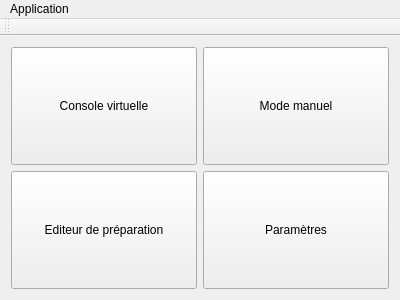
<?xml version="1.0" encoding="UTF-8"?>
<ui version="4.0">
 <class>MainWindow</class>
 <widget class="QMainWindow" name="MainWindow">
  <property name="geometry">
   <rect>
    <x>0</x>
    <y>0</y>
    <width>400</width>
    <height>300</height>
   </rect>
  </property>
  <property name="sizePolicy">
   <sizepolicy hsizetype="Expanding" vsizetype="Expanding">
    <horstretch>0</horstretch>
    <verstretch>0</verstretch>
   </sizepolicy>
  </property>
  <property name="maximumSize">
   <size>
    <width>16777215</width>
    <height>16777215</height>
   </size>
  </property>
  <property name="windowTitle">
   <string>RaspMx Launcher</string>
  </property>
  <property name="styleSheet">
   <string notr="true"/>
  </property>
  <property name="dockOptions">
   <set>QMainWindow::AllowTabbedDocks|QMainWindow::AnimatedDocks</set>
  </property>
  <property name="unifiedTitleAndToolBarOnMac">
   <bool>false</bool>
  </property>
  <widget class="QWidget" name="centralWidget">
   <layout class="QGridLayout" name="gridLayout_2">
    <item row="0" column="0">
     <layout class="QGridLayout" name="gridLayout">
      <item row="0" column="0">
       <widget class="QPushButton" name="btnConsole">
        <property name="sizePolicy">
         <sizepolicy hsizetype="Expanding" vsizetype="Expanding">
          <horstretch>0</horstretch>
          <verstretch>0</verstretch>
         </sizepolicy>
        </property>
        <property name="text">
         <string>Console virtuelle</string>
        </property>
       </widget>
      </item>
      <item row="1" column="0">
       <widget class="QPushButton" name="btnPrepa">
        <property name="sizePolicy">
         <sizepolicy hsizetype="Expanding" vsizetype="Expanding">
          <horstretch>0</horstretch>
          <verstretch>0</verstretch>
         </sizepolicy>
        </property>
        <property name="text">
         <string>Editeur de préparation</string>
        </property>
       </widget>
      </item>
      <item row="0" column="1">
       <widget class="QPushButton" name="btnManual">
        <property name="sizePolicy">
         <sizepolicy hsizetype="Expanding" vsizetype="Expanding">
          <horstretch>0</horstretch>
          <verstretch>0</verstretch>
         </sizepolicy>
        </property>
        <property name="text">
         <string>Mode manuel</string>
        </property>
       </widget>
      </item>
      <item row="1" column="1">
       <widget class="QPushButton" name="btnSettings">
        <property name="sizePolicy">
         <sizepolicy hsizetype="Expanding" vsizetype="Expanding">
          <horstretch>0</horstretch>
          <verstretch>0</verstretch>
         </sizepolicy>
        </property>
        <property name="text">
         <string>Paramètres</string>
        </property>
       </widget>
      </item>
     </layout>
    </item>
   </layout>
  </widget>
  <widget class="QToolBar" name="mainToolBar">
   <attribute name="toolBarArea">
    <enum>TopToolBarArea</enum>
   </attribute>
   <attribute name="toolBarBreak">
    <bool>false</bool>
   </attribute>
  </widget>
  <widget class="QMenuBar" name="menuBar">
   <property name="geometry">
    <rect>
     <x>0</x>
     <y>0</y>
     <width>400</width>
     <height>27</height>
    </rect>
   </property>
   <widget class="QMenu" name="meuApp">
    <property name="title">
     <string>Application</string>
    </property>
    <widget class="QMenu" name="menuTest_demo">
     <property name="title">
      <string>Tests &amp;&amp; Démos</string>
     </property>
     <widget class="QMenu" name="menuTests_DMX">
      <property name="title">
       <string>Tests DMX</string>
      </property>
      <addaction name="actionFade_in_Fade_Out"/>
     </widget>
     <addaction name="menuTests_DMX"/>
     <addaction name="separator"/>
     <addaction name="actionDemo_Scan"/>
    </widget>
    <addaction name="menuTest_demo"/>
    <addaction name="actionQuitter"/>
   </widget>
   <addaction name="meuApp"/>
  </widget>
  <action name="actionQuitter">
   <property name="text">
    <string>Quitter</string>
   </property>
  </action>
  <action name="actionFade_in_Fade_Out">
   <property name="text">
    <string>Fade in / Fade out</string>
   </property>
  </action>
  <action name="actionDemo_Scan">
   <property name="text">
    <string>Démo Scan</string>
   </property>
  </action>
 </widget>
 <layoutdefault spacing="6" margin="11"/>
 <resources/>
 <connections/>
</ui>
